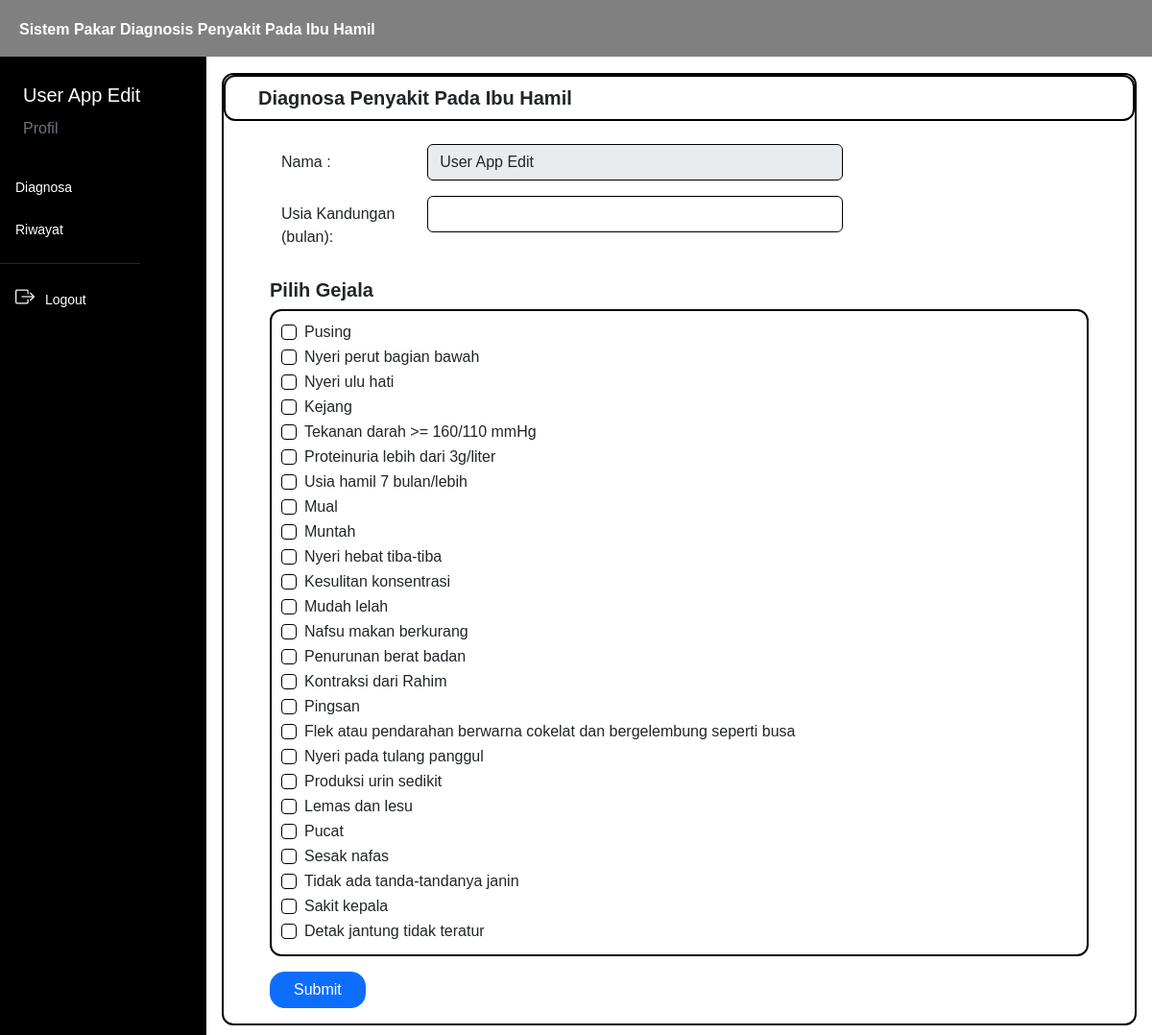
Before: /diagnosa/index.php (signed in) with the older database file.
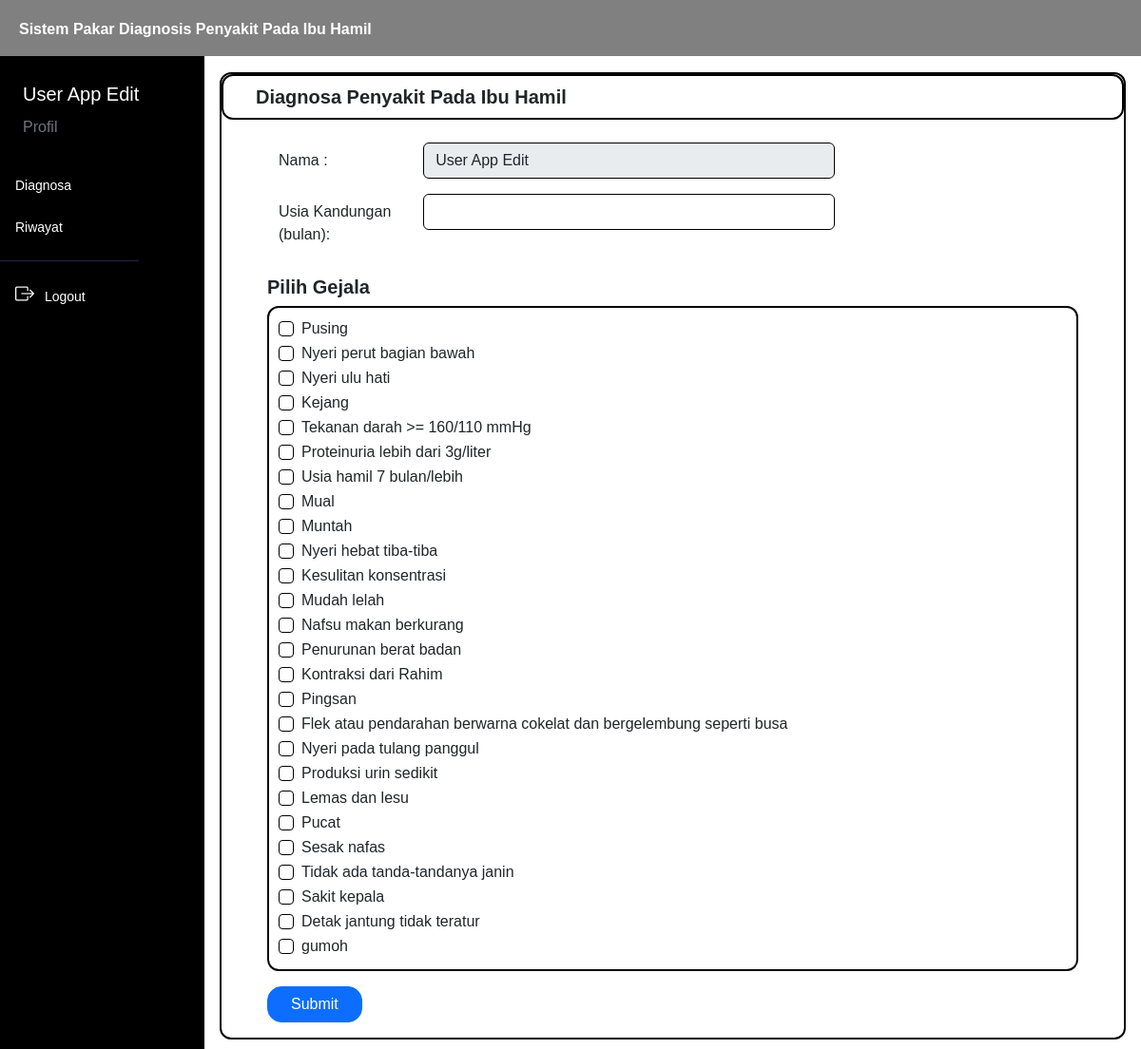
After: the same page with the newer database file.
### tables this page shows
CREATE TABLE `gejala` (
  `idgejala` int(11) NOT NULL,
  `kode_gejala` varchar(45) NOT NULL,
  `nama_gejala` text NOT NULL
);

### controller/main.php (called while the page is built, shortened)
<?php
$conn = mysqli_connect("localhost", "root", "", "kehamilan");
function query($query)
{
    global $conn;
    $result = mysqli_query($conn, $query);
    $rows = [];
    while ($row = mysqli_fetch_assoc($result)) {
        $rows[] = $row;
    }
    return $rows;
}
function dekripsi($kata)
{
    $string = base64_decode($kata);
    $key = substr($string, 0, 44);
    $enkripsi = substr($string, 44);
    $hasil = openssl_decrypt($enkripsi, 'AES-256-CBC', $key, 0, substr($key, 0, 16));
    return $hasil;
}
function cari_user() {
    $id = dekripsi($_COOKIE['SPKehamilan']);
    $user = query("SELECT * FROM user WHERE iduser = $id")[0];
    return $user;
}
?>

### diagnosa/index.php (the view, shortened to what this page needs)
<?php
$gejala = query("SELECT * FROM gejala");
?>
<html lang="en">
<head>
    <link href="https://cdn.jsdelivr.net/npm/bootstrap@5.3.0/dist/css/bootstrap.min.css" rel="stylesheet"
>
    <link rel="stylesheet" href="https://cdn.jsdelivr.net/npm/bootstrap-icons@1.10.5/font/bootstrap-icons.css">
    <link rel="stylesheet" href="../style.css">
</head>
<body>
    <div class="content">
        <?php
        require_once('../navbar/navbar.php');
        ?>
        <div class="main-container m-0">
            <div class="d-flex">
                <?php
                if ($user['level'] === "User") {
                    require_once('../navbar/sidebar_user.php');
                } elseif ($user['level'] === "Admin") {
                    require_once('../navbar/sidebar.php');
                } else {
                    echo "
                        <script>
                            document.location.href='../logout.php';
                        </script>
                    ";
                }
                ?>
                <div class="contents px-3 py-3">
                    <div class="box">
                        <div class="box1">
                            <h5 class="text-dark mb-0 ms-4 fw-bold">
                                Diagnosa Penyakit Pada Ibu Hamil
                            </h5>
                        </div>
                        <form method="post" action="" id="diagnosisForm">
                            <div class="mb-3 mt-4 row ms-5">
                                <label for="inputName" class="col-sm-2 col-form-label">Nama :</label>
                                <div class="col-sm-6">
                                    <input type="text" class="form-control" id="inputName" value="<?= $user['nama']; ?>"
                                        disabled>
                                </div>
                            </div>
                            <div class="mb-3 mt-3 row ms-5">
                                <label for="inputUsia" class="col-sm-2 col-form-label">Usia Kandungan (bulan):</label>
                                <div class="col-sm-6">
                                    <input type="number" class="form-control" id="inputUsia" name="usia_kandungan">
                                </div>
                            </div>
                            <h5 class=" fw-bold ms-5 mt-4">Pilih Gejala</h5>
                            <div class="box1 mx-5">
                                <?php foreach ($gejala as $g): ?>
                                    <div class="form-check">
                                        <input class="form-check-input" type="checkbox" value="1"
                                            id="<?= $g['kode_gejala']; ?>" name="<?= $g['kode_gejala']; ?>">
                                        <label class="form-check-label" for="<?= $g['kode_gejala']; ?>">
                                            <?= $g['nama_gejala']; ?>
                                        </label>
                                    </div>
                                <?php endforeach; ?>
                            </div>
                            <button type="submit" class="btn btn-primary ms-5 mt-3 px-4" style="border-radius: 15px;"
                                name="submit">Submit</button>
                        </form>
                    </div>
                </div>
            </div>
        </div>
    </div>
</body>
</html>

Changed rows visible on the page:
added gejala: nama_gejala "gumoh"
